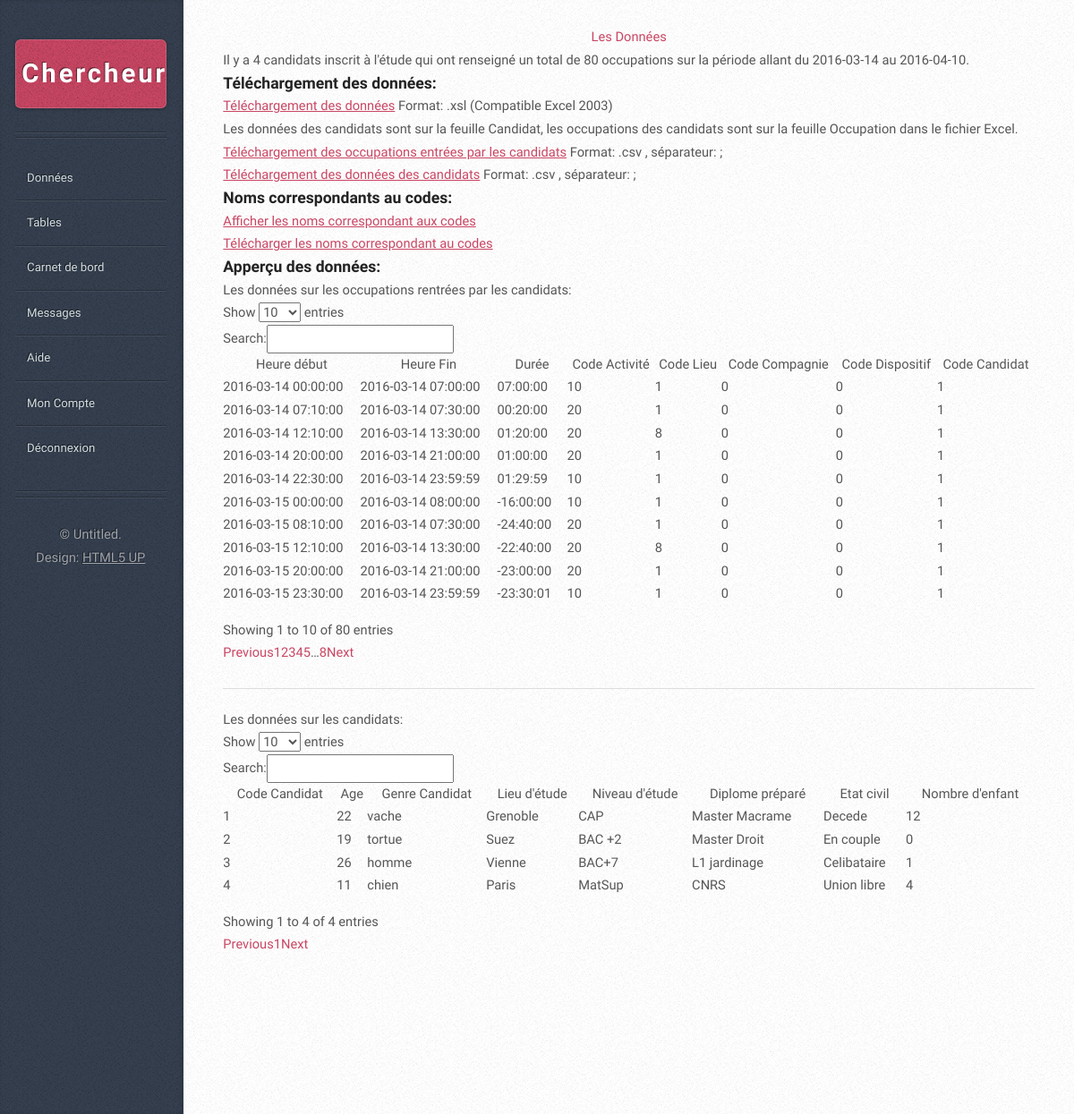
Before: /controleur/chercheurDonnees.ctrl.php with the older database file.
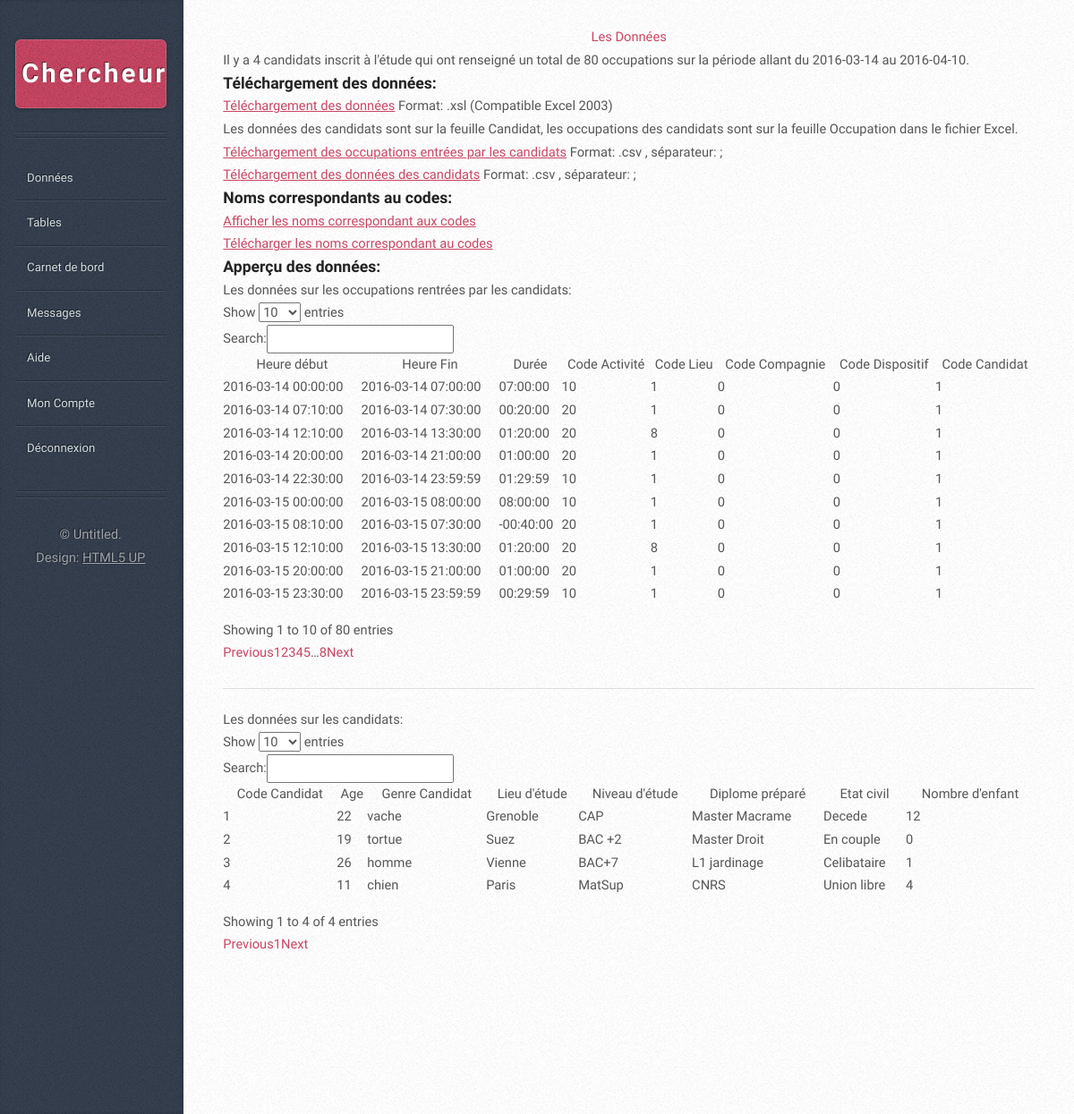
After: the same page with the newer database file.
### tables this page shows
CREATE TABLE IF NOT EXISTS `occupation` (
  `CodeOccupation` bigint(20) unsigned NOT NULL AUTO_INCREMENT,
  `HeureDebut` datetime NOT NULL,
  `HeureFin` datetime NOT NULL,
  `CodeCandidat` int(10) unsigned NOT NULL,
  `CodeLieux` int(10) unsigned NOT NULL,
  `CodeActivite` int(10) unsigned NOT NULL,
  `CodeCompagnie` int(10) unsigned NOT NULL,
  `CodeDispositif` int(10) unsigned NOT NULL,
  PRIMARY KEY (`CodeOccupation`),
  KEY `CodeCandidat` (`CodeCandidat`),
  KEY `CodeLieux` (`CodeLieux`),
  KEY `CodeCompagnie` (`CodeCompagnie`),
  KEY `CodeDispositif` (`CodeDispositif`),
  KEY `CodeActivite` (`CodeActivite`)
);

CREATE TABLE IF NOT EXISTS `candidat` (
  `CodeCandidat` int(10) unsigned NOT NULL AUTO_INCREMENT,
  `Age` int(11) NOT NULL COMMENT 'pas plustot anné de naissance',
  `GenreCandidat` varchar(250) NOT NULL,
  `LieuxEtude` varchar(250) NOT NULL,
  `NiveauEtude` varchar(250) NOT NULL,
  `DiplomePrep` varchar(250) NOT NULL,
  `EtatCivil` varchar(250) NOT NULL,
  `NombreEnfant` int(10) unsigned NOT NULL,
  `ID` int(10) unsigned NOT NULL,
  PRIMARY KEY (`CodeCandidat`),
  KEY `ID` (`ID`)
);

### controleur/chercheurDonnees.ctrl.php (called while the page is built, shortened)
<?php foreach($_POST as $key=>$value){$$key=$value;}
	require '../includes/connection_MYSQL.inc.php';
	require_once('../includes/head.chercheur.donnees.inc.php');
	require_once('../modele/chercheurDonnees.modele.php');
	require_once('../vue/chercheurDonnees.vue.php');
?>
<?php
	require_once('../includes/chercheurSidebar.inc.php');
	require_once('../includes/footer.inc.php');
?>

### modele/chercheurDonnees.modele.php (the view, shortened to what this page needs)
<?php
function nombreCandidat($bdd){
	$requete = $bdd->query("SELECT count(*) as  nb FROM candidat");
	$data = $requete->fetch();
	$resultat = $data['nb'];
	return $resultat;
}
function nombreOccupation($bdd){
	$requete = $bdd->query("SELECT count(*) as  nb FROM occupation");
	$data = $requete->fetch();
	$resultat = $data['nb'];
	return $resultat;
}
function premierOccupation($bdd){
	$requete = $bdd->query("SELECT min(Heuredebut) as  nb FROM occupation");
	$data = $requete->fetch();
	$resultat = $data['nb'];
	$res = explode(" ", $resultat);
	return $res[0];
}
function dernierOccupation($bdd){
	$requete = $bdd->query("SELECT max(Heuredebut) as  nb FROM occupation");
	$data = $requete->fetch();
	$resultat = $data['nb'];
	$res = explode(" ", $resultat);
	return $res[0];
}
function tableDonnees($bdd){
	$res = "<table cellpadding=\"0\" cellspacing=\"0\" class=\"display\" id=\"table\"  width=\"100%\">";
	$res.= "<thead><tr><th>Heure début</th><th>Heure Fin</th><th>Durée</th><th>Code Activité</th><th>Code Lieu</th><th>Code Compagnie</th><th>Code Dispositif</th><th>Code Candidat</th></tr></thead><tbody>";
	$requete = $bdd->query("SELECT *, TIMEDIFF(HeureFin,HeureDebut) AS dure FROM occupation");
	while ($data = $requete->fetch()){
		$res.= "<tr><td>".$data['HeureDebut']."</td><td>".$data['HeureFin']."</td><td>".$data['dure']."</td><td>".$data['CodeActivite']."</td><td>".$data['CodeLieux']."</td><td>".$data['CodeCompagnie']."</td><td>".$data['CodeDispositif']."</td><td>".$data['CodeCandidat']."</td></tr>\n";
	}
	$res.="</tbody></table>";
	return $res;
}
function tableCandidat($bdd){
	$res = "<table cellpadding=\"0\" cellspacing=\"0\" class=\"display\" id=\"table2\"  width=\"100%\">";
	$res.= "<thead><tr><th>Code Candidat</th><th>Age</th><th>Genre Candidat</th><th>Lieu d'étude</th><th>Niveau d'étude</th><th>Diplome préparé</th><th>Etat civil</th><th>Nombre d'enfant</th></tr></thead><tbody>";
	$requete = $bdd->query("SELECT * FROM candidat");
	while ($data = $requete->fetch()){
		$res.= "<tr><td>".$data['CodeCandidat']."</td><td>".$data['Age']."</td><td>".$data['GenreCandidat']."</td><td>".$data['LieuxEtude']."</td><td>".$data['NiveauEtude']."</td><td>".$data['DiplomePrep']."</td><td>".$data['EtatCivil']."</td><td>".$data['NombreEnfant']."</td></tr>\n";
	}
	$res.="</tbody></table>";
	return $res;
}
?>

### includes/head.chercheur.donnees.inc.php (shortened to what this page needs)
<!DOCTYPE HTML>
<html>
	<head>
		<link rel="stylesheet" href="../assets/css/main.css" />
		<link rel="stylesheet" type="text/css" href="https://cdn.datatables.net/t/dt/dt-1.10.11/datatables.min.css"/>
		<link rel="stylesheet" type="text/css" href="//code.jquery.com/ui/1.11.4/themes/smoothness/jquery-ui.css"/>
		</head>
	<body>

### vue/chercheurDonnees.vue.php (shortened to what this page needs)
<div id="content">
	<div class="inner">
		<!--
		Insert content here
		-->
		<center>
			<a><h1>Les Données</h1></a>
		</center>
			Il y a <?php echo nombreCandidat($bdd);?> candidats inscrit à l'étude qui ont renseigné un total de <?php echo nombreOccupation($bdd);?> occupations sur la période allant du <?php echo premierOccupation($bdd);?> au <?php echo dernierOccupation($bdd);?>.<br/>
			<h2>Téléchargement des données:</h2>
			<a href="../file/telechargerCandidatExcel.php" target="_blank">Téléchargement des données</a> Format: .xsl (Compatible Excel 2003)<br/>
			Les données des candidats sont sur la feuille Candidat, les occupations des candidats sont sur la feuille Occupation dans le fichier Excel. <br/>
			<a href="../file/telechargerDonnees.php" target="_blank">Téléchargement des occupations entrées par les candidats</a> Format: .csv , séparateur: ; <br/>
			<a href="../file/telechargerCandidat.php" target="_blank">Téléchargement des données des candidats</a> Format: .csv , séparateur: ; <br/>
			<h2>Noms correspondants au codes:</h2>
			<a href="#" id="afficheLegende">Afficher les noms correspondant aux codes</a><br/>
			<a href="../file/telechargerLegende.php" target="_blank">Télécharger les noms correspondant au codes</a>
			<h2>Apperçu des données:</h2>
			Les données sur les occupations rentrées par les candidats:
			<?php echo tableDonnees($bdd); ?>
			<hr/>
			Les données sur les candidats:
			<?php echo tableCandidat($bdd); ?>
	</div>
</div>

### includes/chercheurSidebar.inc.php
<div id="sidebar">
		<h1 id="logo"><a href="chercheurAccueil.ctrl.php">Chercheur</a></h1>
		<nav id="nav">
			<ul>
				<li><a href="../controleur/chercheurDonnees.ctrl.php">Données</a></li>
				<li><a href="../controleur/chercheurTables.ctrl.php">Tables</a></li>
				<li><a href="../controleur/chercheurCarnetDeBord.ctrl.php">Carnet de bord</a></li>
				<li><a href="../controleur/chercheurMessages.ctrl.php">Messages</a></li>
				<li><a href="../controleur/chercheurAide.ctrl.php">Aide</a></li>
				<li><a href="../controleur/chercheurMonCompte.ctrl.php">Mon Compte</a></li>
				<li><a href="../controleur/logout.ctrl.php">Déconnexion</a></li>
			</ul>
		</nav>
		<ul id="copyright">
			<li>&copy; Untitled.</li><li>Design: <a href="http://html5up.net">HTML5 UP</a></li>
		</ul>
</div>

### includes/footer.inc.php (shortened to what this page needs)
	</body>
</html>

Changed rows visible on the page:
changed occupation (number 6 of 10 on the later page): HeureFin "2016-03-14 08:00:00" → "2016-03-15 08:00:00"; dure "-16:00:00" → "08:00:00"
changed occupation (number 7 of 10 on the later page): HeureFin "2016-03-14 07:30:00" → "2016-03-15 07:30:00"; dure "-24:40:00" → "-00:40:00"
changed occupation (number 8 of 10 on the later page): HeureFin "2016-03-14 13:30:00" → "2016-03-15 13:30:00"; dure "-22:40:00" → "01:20:00"
changed occupation (number 9 of 10 on the later page): HeureFin "2016-03-14 21:00:00" → "2016-03-15 21:00:00"; dure "-23:00:00" → "01:00:00"
changed occupation (number 10 of 10 on the later page): HeureFin "2016-03-14 23:59:59" → "2016-03-15 23:59:59"; dure "-23:30:01" → "00:29:59"
